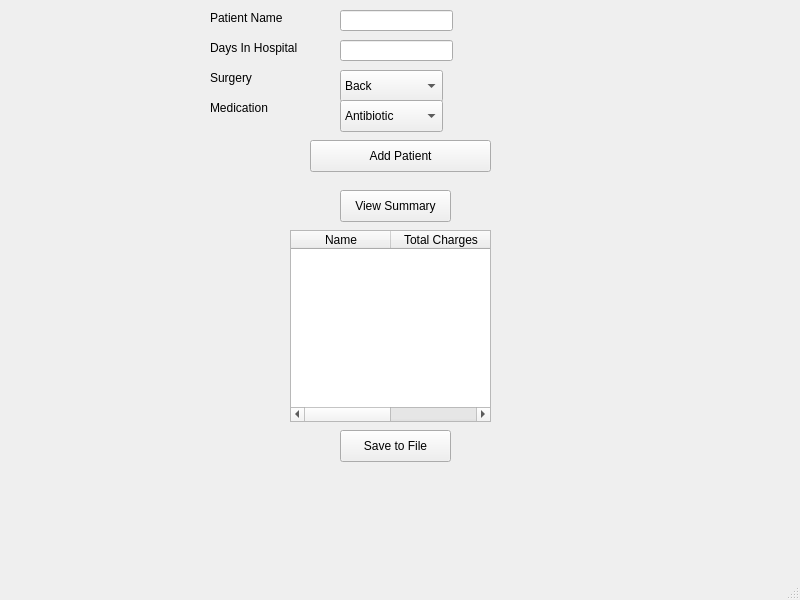
<?xml version="1.0" encoding="UTF-8"?>
<ui version="4.0">
 <class>MainWindow</class>
 <widget class="QMainWindow" name="MainWindow">
  <property name="geometry">
   <rect>
    <x>0</x>
    <y>0</y>
    <width>800</width>
    <height>600</height>
   </rect>
  </property>
  <property name="windowTitle">
   <string>MainWindow</string>
  </property>
  <widget class="QWidget" name="centralwidget">
   <widget class="QLabel" name="patient">
    <property name="geometry">
     <rect>
      <x>210</x>
      <y>10</y>
      <width>81</width>
      <height>16</height>
     </rect>
    </property>
    <property name="text">
     <string>Patient Name</string>
    </property>
   </widget>
   <widget class="QLineEdit" name="lineEditname">
    <property name="geometry">
     <rect>
      <x>340</x>
      <y>10</y>
      <width>113</width>
      <height>21</height>
     </rect>
    </property>
   </widget>
   <widget class="QLabel" name="days">
    <property name="geometry">
     <rect>
      <x>210</x>
      <y>40</y>
      <width>101</width>
      <height>16</height>
     </rect>
    </property>
    <property name="text">
     <string>Days In Hospital</string>
    </property>
   </widget>
   <widget class="QLineEdit" name="lineEditdays">
    <property name="geometry">
     <rect>
      <x>340</x>
      <y>40</y>
      <width>113</width>
      <height>21</height>
     </rect>
    </property>
   </widget>
   <widget class="QLabel" name="surgery">
    <property name="geometry">
     <rect>
      <x>210</x>
      <y>70</y>
      <width>101</width>
      <height>16</height>
     </rect>
    </property>
    <property name="text">
     <string>Surgery</string>
    </property>
   </widget>
   <widget class="QLabel" name="med">
    <property name="geometry">
     <rect>
      <x>210</x>
      <y>100</y>
      <width>101</width>
      <height>16</height>
     </rect>
    </property>
    <property name="text">
     <string>Medication </string>
    </property>
   </widget>
   <widget class="QComboBox" name="comboSurgery">
    <property name="geometry">
     <rect>
      <x>340</x>
      <y>70</y>
      <width>103</width>
      <height>32</height>
     </rect>
    </property>
    <item>
     <property name="text">
      <string>Back</string>
     </property>
    </item>
    <item>
     <property name="text">
      <string>Shoulder</string>
     </property>
    </item>
    <item>
     <property name="text">
      <string>Leg</string>
     </property>
    </item>
    <item>
     <property name="text">
      <string>Knee</string>
     </property>
    </item>
    <item>
     <property name="text">
      <string>Foot</string>
     </property>
    </item>
   </widget>
   <widget class="QComboBox" name="comboMeds">
    <property name="geometry">
     <rect>
      <x>340</x>
      <y>100</y>
      <width>103</width>
      <height>32</height>
     </rect>
    </property>
    <item>
     <property name="text">
      <string>Antibiotic</string>
     </property>
    </item>
    <item>
     <property name="text">
      <string>Anti-Nausea</string>
     </property>
    </item>
    <item>
     <property name="text">
      <string>Anti-inflammatory</string>
     </property>
    </item>
    <item>
     <property name="text">
      <string>Light Pain</string>
     </property>
    </item>
    <item>
     <property name="text">
      <string>Strong Pain</string>
     </property>
    </item>
   </widget>
   <widget class="QPushButton" name="addPatient">
    <property name="geometry">
     <rect>
      <x>310</x>
      <y>140</y>
      <width>181</width>
      <height>32</height>
     </rect>
    </property>
    <property name="text">
     <string>Add Patient</string>
    </property>
   </widget>
   <widget class="QPushButton" name="viewSummary">
    <property name="geometry">
     <rect>
      <x>340</x>
      <y>190</y>
      <width>111</width>
      <height>32</height>
     </rect>
    </property>
    <property name="text">
     <string>View Summary</string>
    </property>
   </widget>
   <widget class="QPushButton" name="saveAndExit">
    <property name="geometry">
     <rect>
      <x>340</x>
      <y>430</y>
      <width>111</width>
      <height>32</height>
     </rect>
    </property>
    <property name="text">
     <string>Save to File</string>
    </property>
   </widget>
   <widget class="QTableWidget" name="tableSummary">
    <property name="geometry">
     <rect>
      <x>290</x>
      <y>230</y>
      <width>201</width>
      <height>192</height>
     </rect>
    </property>
    <column>
     <property name="text">
      <string>Name</string>
     </property>
    </column>
    <column>
     <property name="text">
      <string>Total Charges</string>
     </property>
    </column>
   </widget>
  </widget>
  <widget class="QMenuBar" name="menubar">
   <property name="geometry">
    <rect>
     <x>0</x>
     <y>0</y>
     <width>800</width>
     <height>24</height>
    </rect>
   </property>
  </widget>
  <widget class="QStatusBar" name="statusbar"/>
 </widget>
 <resources/>
 <connections/>
</ui>
